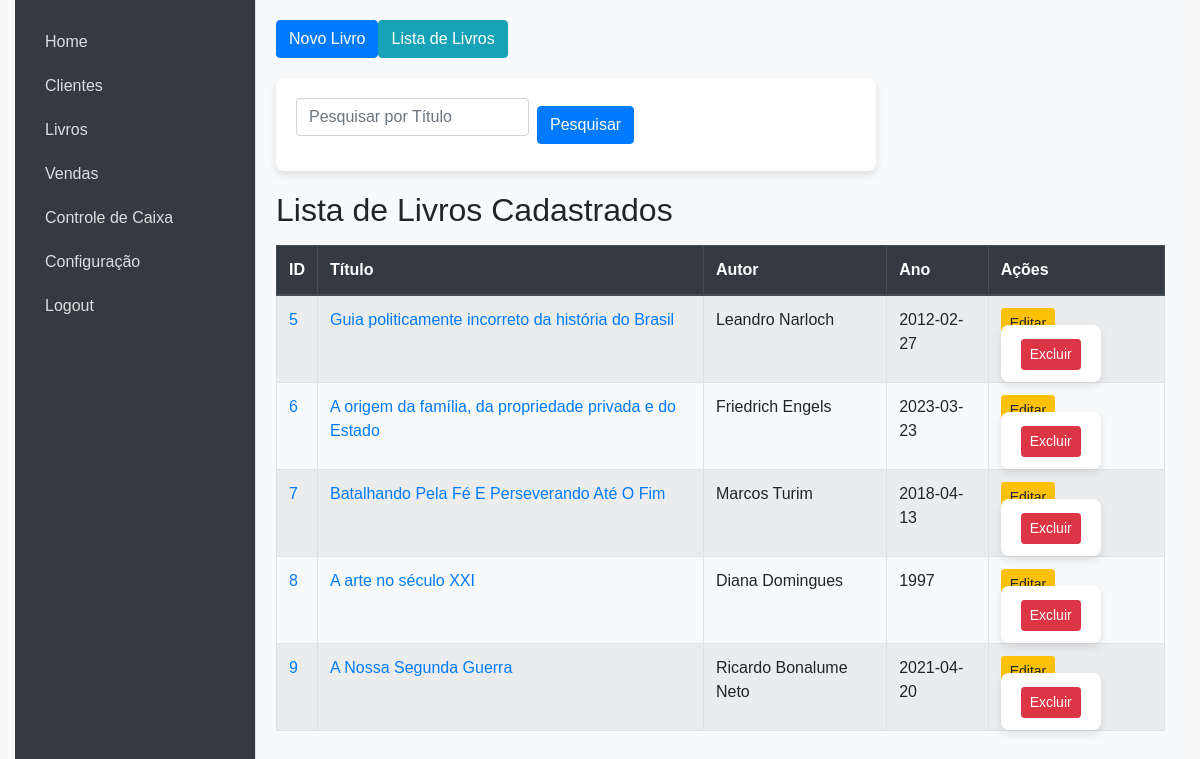
The page /livros (signed in) on the database as committed earlier.
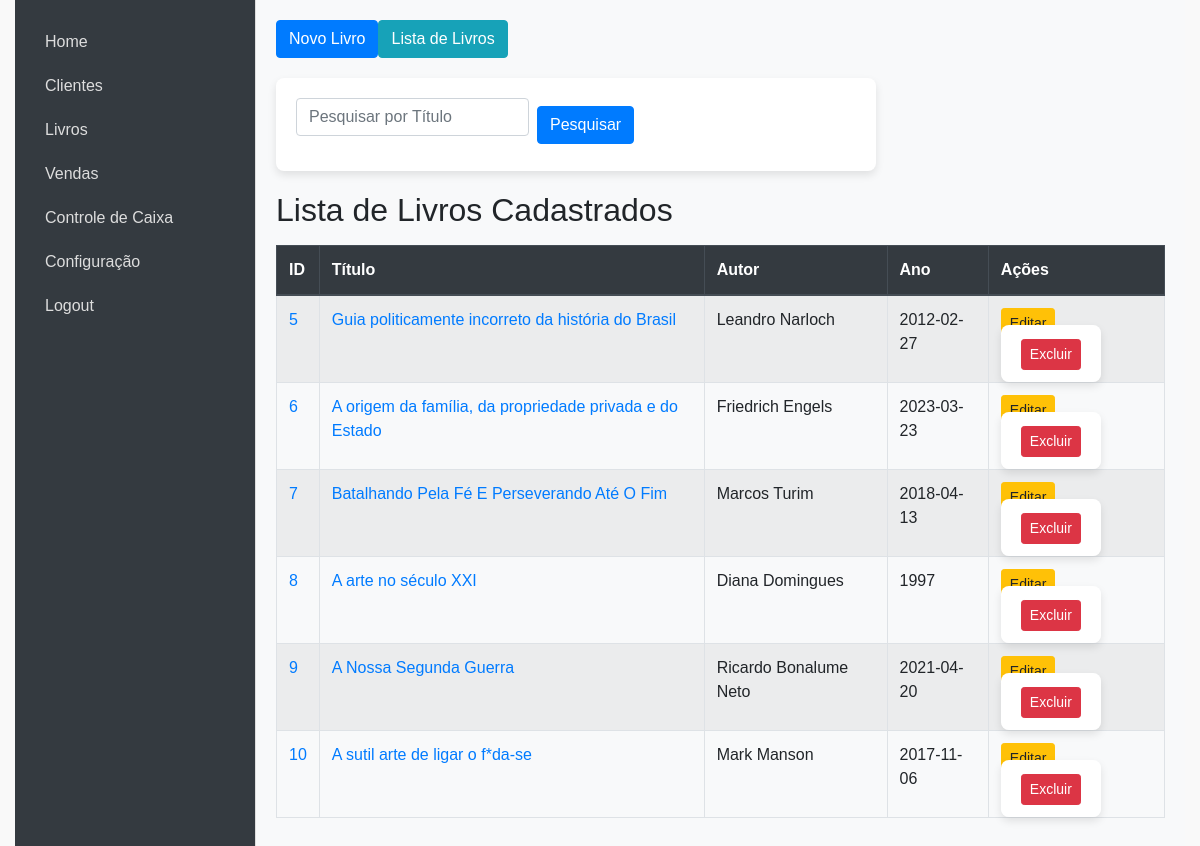
The same page on the database as committed later.
### models.py (models this page shows, shortened)
class Livro(db.Model):
    id = db.Column(db.Integer, primary_key=True)
    titulo = db.Column(db.String(100), nullable=False)
    autor = db.Column(db.String(100), nullable=False)
    editora = db.Column(db.String(100), nullable=False)
    idade_leitura = db.Column(db.String(100), nullable=False)
    isbn = db.Column(db.String(20), nullable=False)
    ano = db.Column(db.Integer, nullable=False)
    num_paginas = db.Column(db.Integer, nullable=False)
    valor = db.Column(db.Float, nullable=False)
    capa_livro = db.Column(db.String(200), nullable=True)
    estoque = db.Column(db.Integer, default=0)

### app.py (the view)
@app.route('/livros')
def livros():
    if 'username' not in session:
        return redirect(url_for('login'))
    livros = Livro.query.all()
    return render_template('livros.html', livros=livros)

### templates/livros.html (shortened to what this page needs)
{% extends "index.html" %}
{% block content %}
    <div class="top-menu mb-3 d-flex gap-2">
        <button class="btn btn-primary" onclick="window.location.href='{{ url_for('novo_livro') }}'">Novo Livro</button>
        <button class="btn btn-info" onclick="window.location.href='{{ url_for('livros') }}'">Lista de Livros</button>
    </div>
    <div id="pesquisarForm" class="hidden mb-3">
        <form action="{{ url_for('livros') }}" method="GET" class="form-inline">
            <input type="text" class="form-control mr-2" name="titulo" placeholder="Pesquisar por Título" value="{{ request.args.get('titulo', '') }}">
            <button type="submit" class="btn btn-primary">Pesquisar</button>
        </form>
    </div>
    <h2>Lista de Livros Cadastrados</h2>
    <table class="table table-striped table-bordered mt-3">
        <thead class="thead-dark">
            <tr>
                <th>ID</th>
                <th>Título</th>
                <th>Autor</th>
                <th>Ano</th>
                <th>Ações</th>
            </tr>
        </thead>
        <tbody>
            {% for livro in livros %}
            <tr>
                <td><a href="{{ url_for('visualizar_livro', id=livro.id) }}" target="_blank">{{ livro.id }}</a></td>
                <td><a href="{{ url_for('visualizar_livro', id=livro.id) }}" target="_blank">{{ livro.titulo }}</a></td>
                <td>{{ livro.autor }}</td>
                <td>{{ livro.ano }}</td>
                <td>
                    <a href="{{ url_for('editar_livro', id=livro.id) }}" class="btn btn-sm btn-warning">Editar</a>
                    <form action="{{ url_for('deletar_livro', id=livro.id) }}" method="POST" style="display:inline;">
                        <button type="submit" class="btn btn-sm btn-danger" onclick="return confirmarExclusao()">Excluir</button>
                    </form>
                </td>
            </tr>
            {% endfor %}
        </tbody>
    </table>
{% endblock %}

Rows that differ between the two databases and show on the page:
added Livro: id "10", titulo "A sutil arte de ligar o f*da-se", autor "Mark Manson", ano "2017-11-06"
